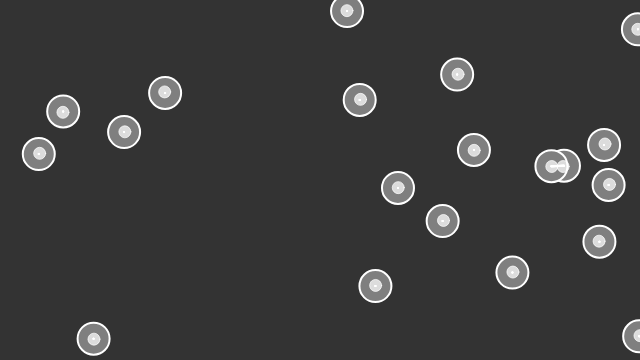
Frame 1 (no input)
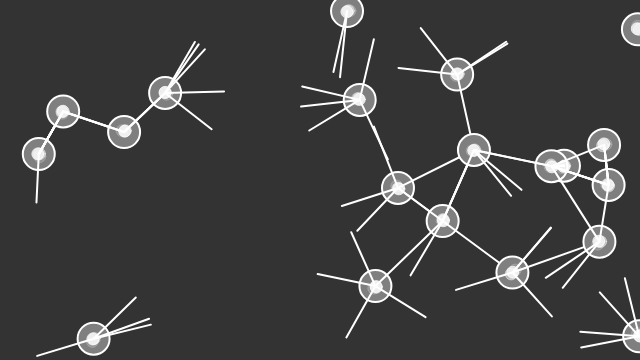
Frame 60 (no input)
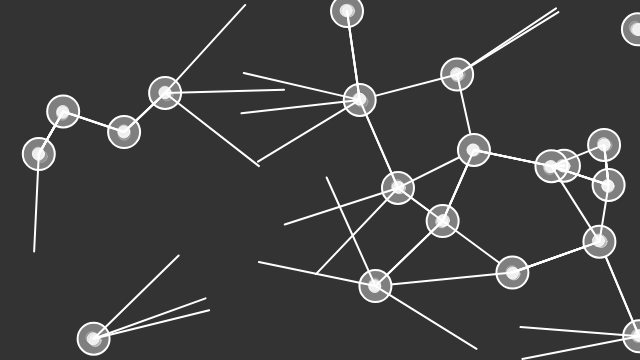
Frame 120 (the mouse pressed at the canvas centre since frame 60)

The p5.js sketch that drew these frames (run headless with seeded random() and noise() and a simulated clock; from frame 60 on, the mouse is pressed at the canvas centre):

// p5.js sketch
// ── sketch.js
// The Nature of Code
// Daniel Shiffman
// http://natureofcode.com

let ps;
let neurons;

function setup() {
  createCanvas(640, 360);
  ps = new ParticleSystem(createVector(width / 2, 50));
  neurons = new NeuronSystem(20);


}

function draw() {
  background(51);

  neurons.neuronAxonInteraction();
  neurons.run();
  ps.run();

}
// ── axon.js
class Axon {
  constructor(x, y) {
    this.positionStart = createVector(x, y);
    this.positionEnd = createVector(x, y);
    this.dir = createVector(random(-1,1),random(-1,1)); // generate random direction
    this.velocity = this.dir.normalize(); // velocity in random direction
    this.acceleration = createVector(0, 0);
    this.foundNeuron= false;
    this.dead=false;
  }

  display() {
    if (this.dead=== false) {
      strokeWeight(2);
      line(this.positionStart.x, this.positionStart.y, this.positionEnd.x, this.positionEnd.y);
    }
  }

  applyAttraction(f) {
    if (this.foundNeuron === false) {
      this.velocity = p5.Vector.add(this.velocity, f);
    }
  }


  update() {
    if (this.foundNeuron === false) {
      this.positionEnd.add(this.velocity);
      this.positionEnd.limit(800);
    }
    if (this.positionEnd.x<0 || this.positionEnd.x>width || this.positionEnd.y<0 ||this.positionEnd.y > height)
    {
      this.dead=true;
    }
  }
}
// ── neuron.js
class Neuron {
  constructor(x, y, axonNumber) {
    this.power = 0.002;
    this.position = createVector(x, y);
    this.axons = [];
    for (let i = 0; i < axonNumber; i++) {
      this.axons.push(new Axon(this.position.x, this.position.y));
    }
  }
  display() {
    stroke(255);
    strokeWeight(2);
    fill(127);
    ellipse(this.position.x, this.position.y, 32, 32);
    for (let i = 0; i < this.axons.length; i++) {
      this.axons[i].display();
      this.axons[i].update();
    }
    ps.addParticle(this.position.x, this.position.y);

  }

    attract(axon) {
    let dir = p5.Vector.sub(this.position, axon.positionEnd); // Calculate direction of force
    //dir.normalize(); // Normalize vector (distance doesn't matter here, we just want this vector for direction)
    let force = this.power;
    dir = p5.Vector.mult(dir, force);
    return dir;
  }


};
// ── neuron_system.js
// The Nature of Code
// Daniel Shiffman
// http://natureofcode.com

class NeuronSystem {
  constructor(number) {
    this.neurons = [];
    for (let i=0; i<number; i++) {
      this.neurons.push(new Neuron(random(width), random(height), 5));
    }
  }
  run() {
    // Run every neuron
    for (let neurons of this.neurons) {
      neurons.display();
    }

  }
  // Das Neuronensystem applied die attraction force von jedem neuron an jedes axon
  neuronAxonInteraction() {
    for (let neuron1 of this.neurons) //loop über jedes neuron im Neuronensystem
    {

      for (let axon of neuron1.axons) //loop über jedes axon von den neuronen
      {

          for (let neuron2 of this.neurons) //loop über alle neurone
          {
            if (neuron1 !== neuron2 && p5.Vector.sub(axon.positionEnd,neuron2.position).mag()<30)
            {
              axon.positionEnd = neuron2.position;
              axon.velocity = createVector(0,0);
              axon.foundNeuron=true;
            }
            else if(neuron1 !== neuron2 && p5.Vector.sub(axon.positionEnd,neuron2.position).mag()<50)//ausschließen dass das neuron eigene axone anzieht
            {
              let force = neuron2.attract(axon);
              axon.applyAttraction(force);
            }


          }

      }
    }
  }


}
// ── particle.js
// The Nature of Code
// Daniel Shiffman
// http://natureofcode.com

// Simple Particle System

// A simple Particle class

class Particle {
  constructor(x, y) {
    this.position = createVector(x, y);
    this.velocity = createVector(random(-1, 1), random(-1, 1));

    this.acceleration = createVector(0, 0);
    this.lifespan = 255.0;
  }

  run() {
    this.update();
    this.display();
  }

  applyForce(f) {
    this.acceleration.add(f);
  }

  // Method to update position
  update() {
    this.velocity.add(this.acceleration);
    this.position.add(this.velocity);
    this.lifespan -= 70;

    this.velocity.limit(5);
  }

  // Method to display
  display() {
    stroke(255, this.lifespan);
    strokeWeight(1);
    fill(255, this.lifespan);
    ellipse(this.position.x, this.position.y, 12, 12);
  }

  // Is the particle still useful?
  isDead() {
    if (this.lifespan < 0.0) {
      return true;
    } else {
      return false;
    }
  }
}
// ── particle_system.js
// The Nature of Code
// Daniel Shiffman
// http://natureofcode.com

class ParticleSystem {
  constructor(position) {
    this.origin = position.copy();
    this.particles = [];
  }

  addParticle(x, y) {
    if (x !== undefined && y !== undefined) {
      this.particles.push(new Particle(x, y));
    } else {
      this.particles.push(new Particle(this.origin.x, this.origin.y));
    }
  }

  run() {
    // Run every particle
    // ES6 for..of loop
    for (let particle of this.particles) {
      particle.run();
    }

    // Filter removes any elements of the array that do not pass the test
    this.particles = this.particles.filter(particle => !particle.isDead());
  }


}
